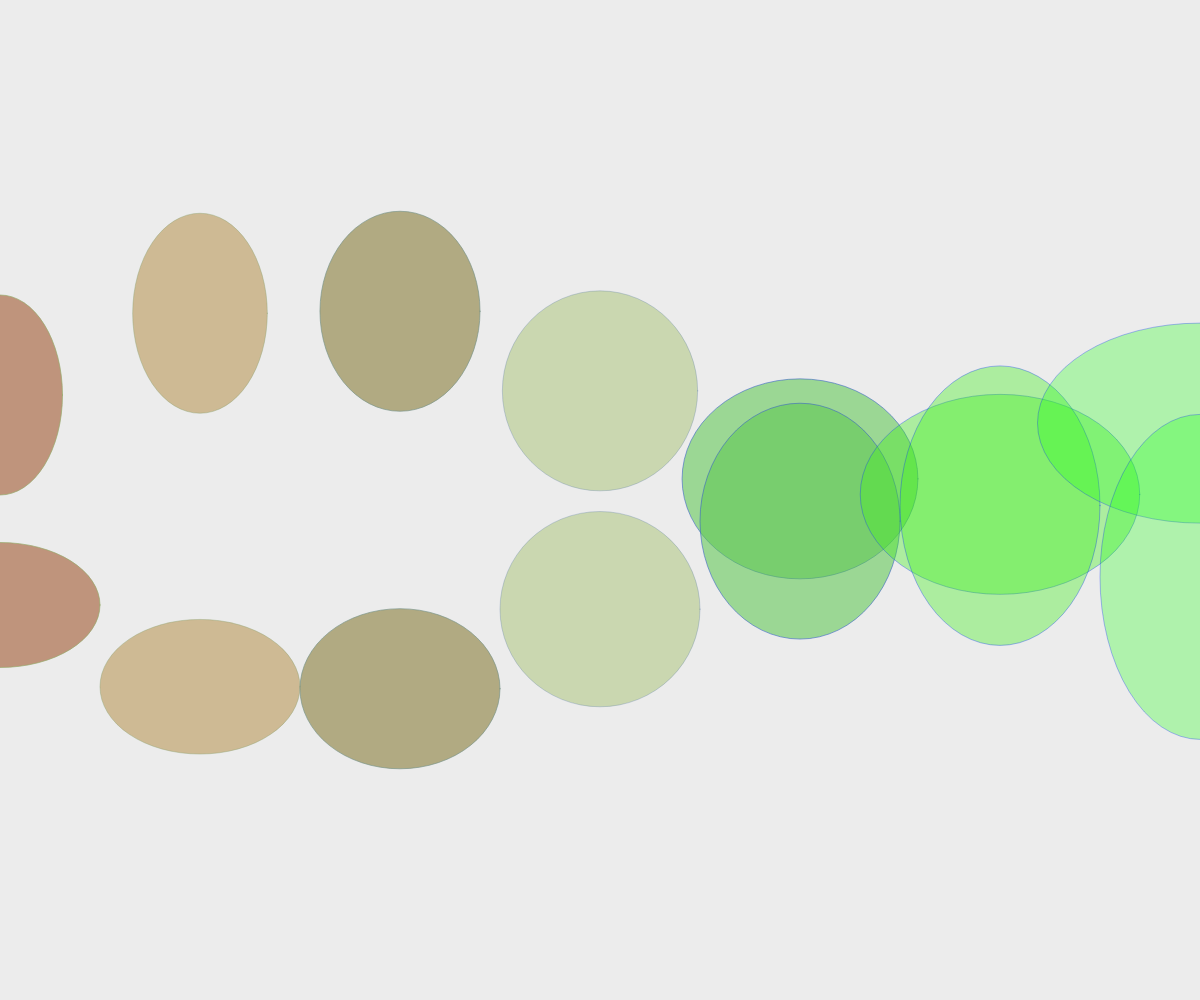
Frame 1 (no input)
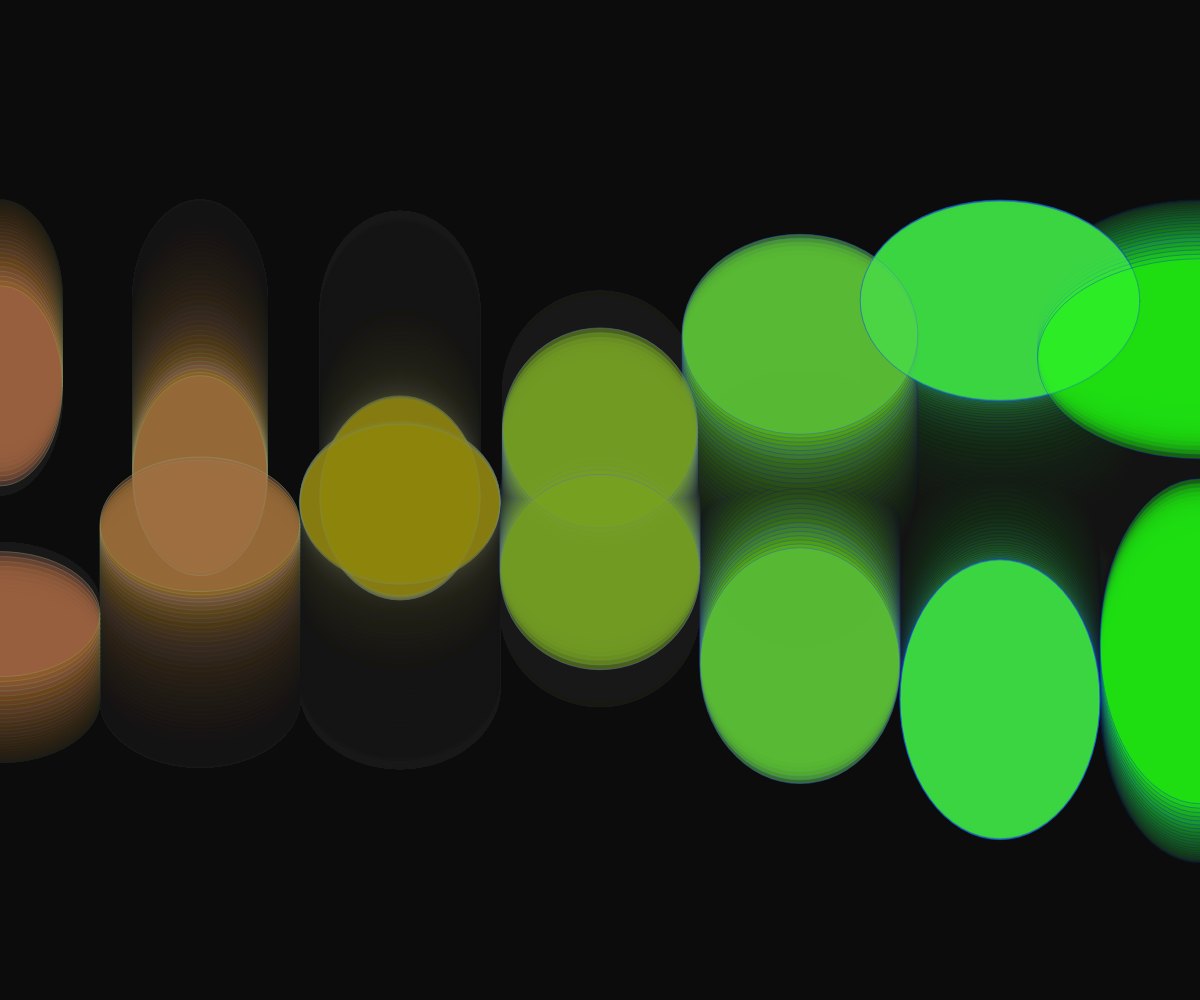
Frame 60 (no input)
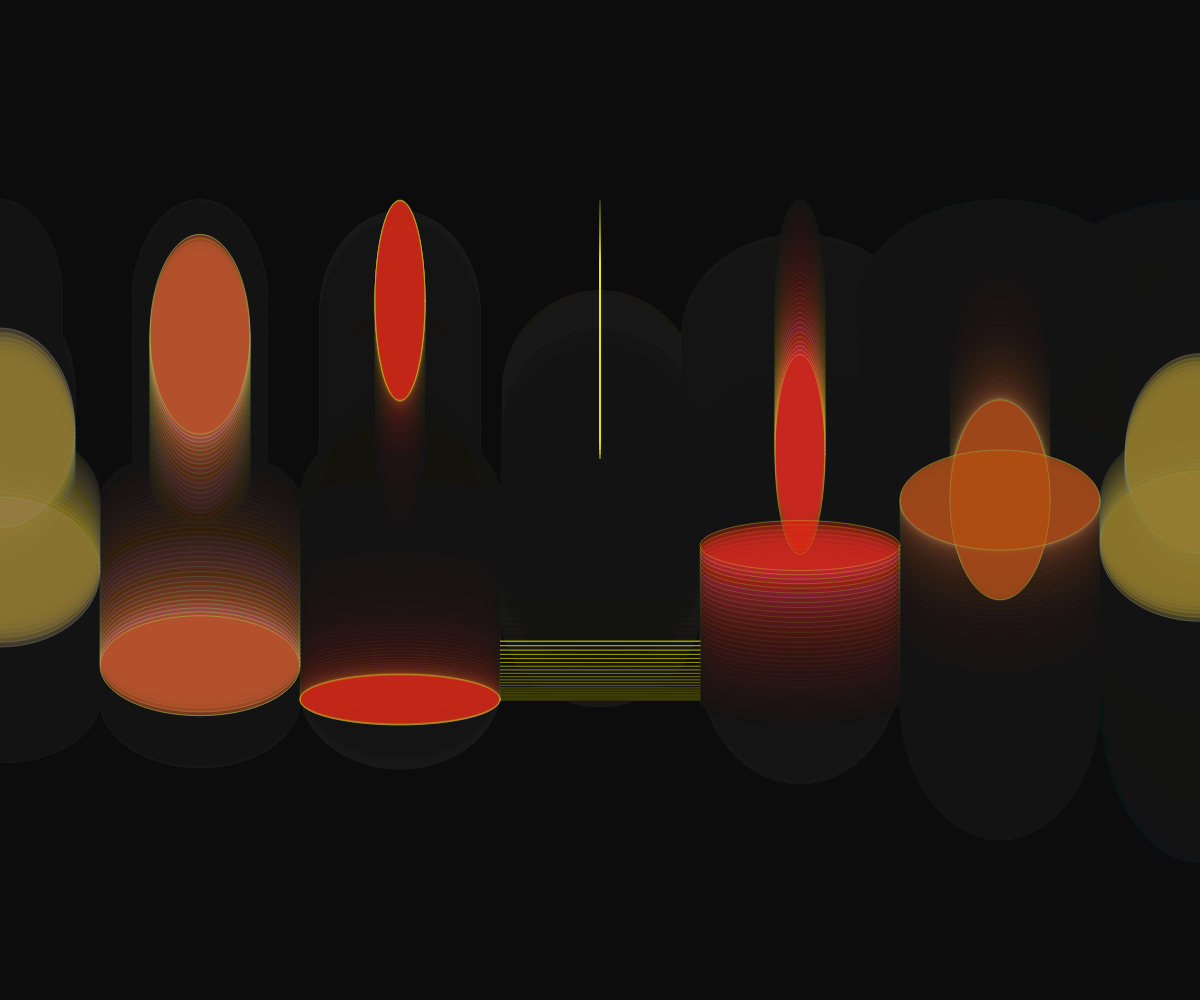
Frame 120 (the mouse pressed at the canvas centre since frame 60)

The p5.js sketch that drew these frames (run headless with seeded random() and noise() and a simulated clock; from frame 60 on, the mouse is pressed at the canvas centre):

// p5.js sketch
// ── sketch.js


function setup() {
  createCanvas(windowWidth, windowHeight);
}

function draw() {
  background(20, 20);
  noFill();
  stroke(255);

  // initialisierung; bedingung; update
  for(let i = 0; i < 100; i = i+1){
  // plan: Y position ist abhängig von Distanz von Maus zu 
  let Distanz = dist(mouseX, mouseY, i * 200, height/2);
  //let yPos = map(Distanz, 0, width, -300, 300);
  // anweisung
  //console.log(i);

  //ellipse ohne bewegung
  //ellipse(i * 200 , height/2, 200, 200);


  
  // je näher desto grösser 
  let durchmesser = map(Distanz, 0, width, 0, 300);

    // bewegung mit sin funktion
  let yPos = map(sin(frameCount * 0.05 + i), -1, 1, 0, 200);

  //rot kanal abhängig von distanz
  let rotkanal = map(Distanz, 0, width, 255, 0);
  //grüen kanal abhängig von distanz
  let gruenkanal = map(Distanz, 0, width, 0, 255);
  let blaukanal = map(Distanz, 0, width, 0, 255);

  let alpha = map(Distanz, 0, width, 255, 50);

  let size = map(Distanz, 0, width, 10, 1);
  strokeWeight(size);

  let randomValue = random(0, 100);

  let noiseValue = noise(frameCount * 0.01 + i);
  

  
  fill(alpha, gruenkanal, randomValue, noiseValue * 255);

  strokeWeight(1);
  stroke(rotkanal, alpha, blaukanal, noiseValue * 255);


  // zwei ellipse-reihe mit bewegung
  ellipse(i * 200 , height/2 - yPos, durchmesser, 200 );
  ellipse(i * 200 , height/2 + yPos, 200, durchmesser);
  

   }

  }
